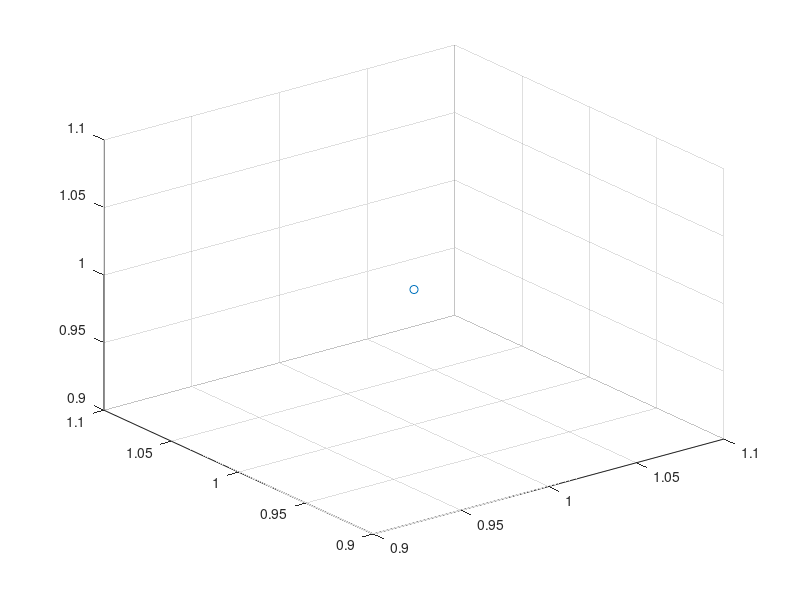

Recreate this plot in MATLAB. (Note: this script raises an error after producing the figure.)
%=============================================================================
% Copyright (c) 2016-present Allan CORNET (Nelson)
%=============================================================================
% This file is part of Nelson.
%=============================================================================
% LICENCE_BLOCK_BEGIN
% SPDX-License-Identifier: LGPL-3.0-or-later
% LICENCE_BLOCK_END
%=============================================================================
% <--ADV-CLI MODE-->
%=============================================================================
close all
%=============================================================================
f = figure();
s = scatter3(1, 1, 1);
assert_isequal(s.Type, 'scatter');
assert_isequal(s.Marker, 'o');
assert_isequal(s.MarkerEdgeColor , 'flat');
assert_isequal(s.MarkerFaceColor , 'none');
assert_isequal(s.LineWidth , 0.5000);
assert_isequal(s.XData , 1);
assert_isequal(s.YData , 1);
assert_isequal(s.ZData , 1);
assert_isequal(s.SizeData , 36);
assert_isequal(s.CData , [0 0.4470 0.7410]);
%=============================================================================
f = figure();
n = 100;
x = randn(n,1);
y = randn(n,1);
z = randn(n,1);
c = z;
sz = 20 + 50 * sqrt(x.^2 + y.^2 + z.^2);
scatter3(x, y, z, sz, c, 'filled');
% Add labels and title
xlabel('X Axis');
ylabel('Y Axis');
zlabel('Z Axis');
title('3D Scatter Plot Demo');
grid on;
axis equal;
view(-66.5, 12);
%=============================================================================
